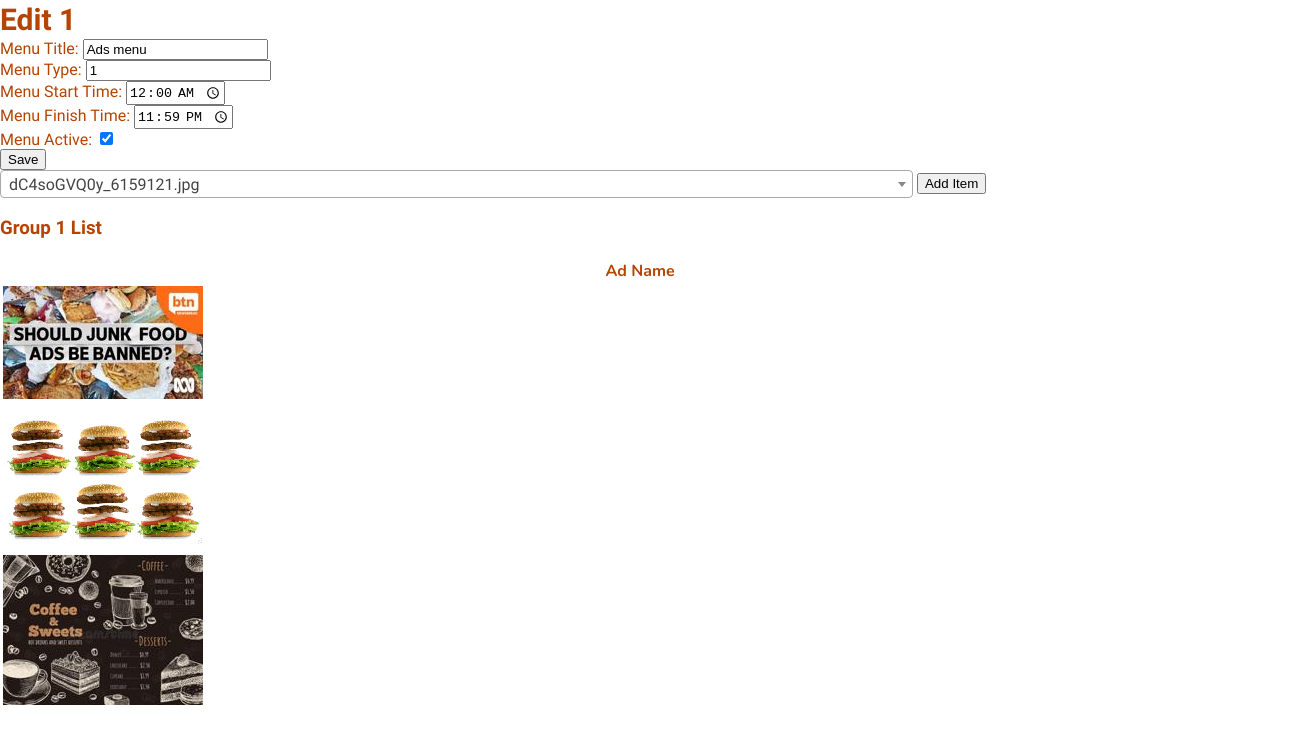
/menuSetupEdit/5 (signed in), run on an earlier commit of the app's database.
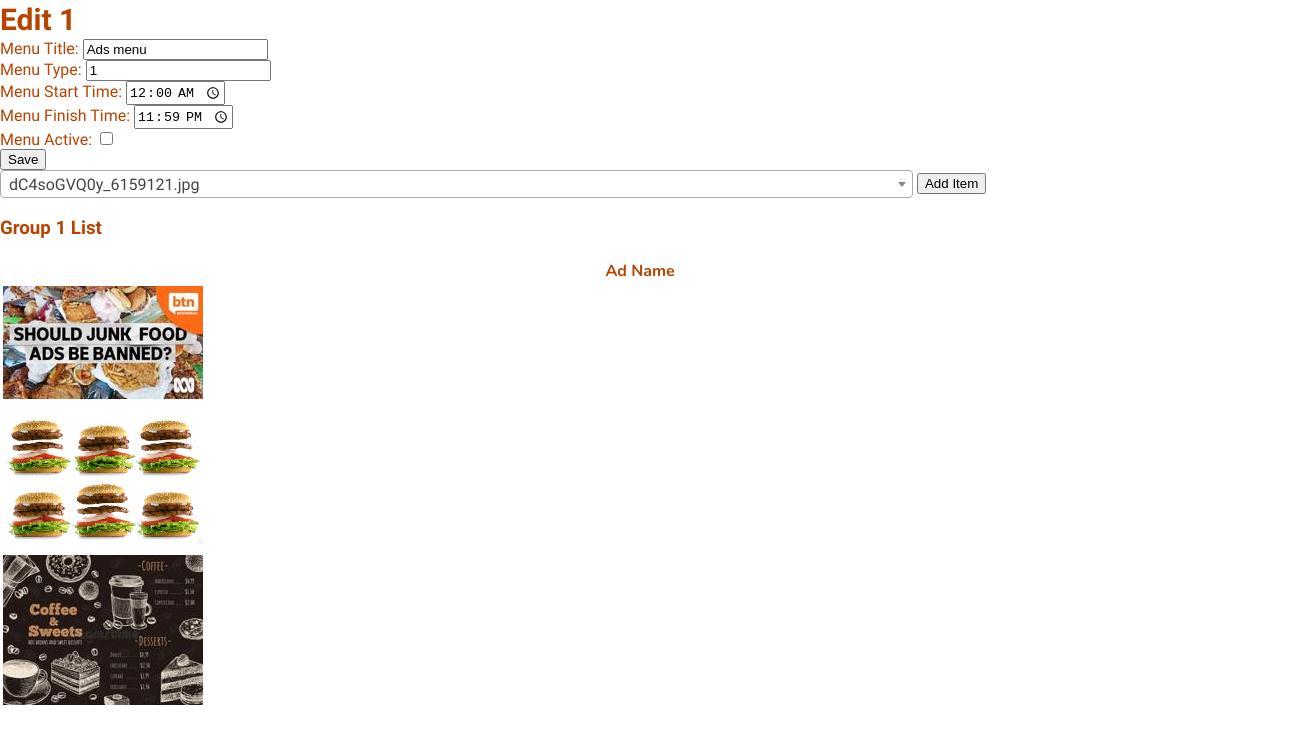
And on a later commit of the database.
### website/models.py (models this page shows)
class ShopMenus(db.Model):
    shopMenuID = db.Column(db.Integer, primary_key=True)
    displayID = db.Column(db.Integer, db.ForeignKey('displays.displayID', name='fk_shop_menus_display_id'))
    menuTypeID = db.Column(db.Integer, db.ForeignKey('menus.menuID', name='fk_shops_menus_menu_type_id'))
    menuTitle = db.Column(db.String(50), nullable=False)
    menuStartTime = db.Column(db.Time, nullable=False)
    menuFinishTime = db.Column(db.Time, nullable=False)
    menuActive = db.Column(db.Boolean, nullable=False)

### website/displays.py (the view)
@displays.route('/menuSetupEdit/<int:shopMenu_id>', methods=['GET', 'POST'])
@login_required
def menuSetupEdit(shopMenu_id):
    shopMenuID = shopMenu_id
    user = current_user
    items = Items.query.filter_by(primaryUserID=user.id).all()
    menuItems = MenuItems.query.filter_by(menuID=shopMenuID).order_by(asc(MenuItems.itemOrder)).all()
    ads = Advertisements.query.filter_by(primaryUserID=user.id).all()
    menuAds = ShopAds.query.filter_by(menuID=shopMenuID).order_by(asc(ShopAds.adOrder)).all()
    shopMenus = ShopMenus.query.all()
    shopMenu = ShopMenus.query.get(shopMenuID)
    newMenuActive_alt = 'on' if shopMenu.menuActive else 'off'
    match shopMenu.menuTypeID:
        case 1:
            if request.method == 'POST':
                form_type = request.form.get('form_type')
                if form_type == 'menu_setup_edit':
                    shopMenu.menuTitle = request.form.get('newMenuTitle')
                    shopMenu.menuType = request.form.get('newMenuType')
                    newMenuStartTime_alt = request.form.get('newMenuStartTime')
                    if len(newMenuStartTime_alt) > 5:
                        shopMenu.menuStartTime = datetime.strptime(newMenuStartTime_alt, '%H:%M:%S').time()
                    else:
                        shopMenu.menuStartTime = datetime.strptime(newMenuStartTime_alt, '%H:%M').time()
                    newMenuFinishTime_alt = request.form.get('newMenuFinishTime')
                    if len(newMenuFinishTime_alt) > 5:
                        shopMenu.menuFinishTime = datetime.strptime(newMenuFinishTime_alt, '%H:%M:%S').time()
                    else:
                        shopMenu.menuFinishTime = datetime.strptime(newMenuFinishTime_alt, '%H:%M').time()
                    newMenuActive_alt = request.form.get('newMenuActive_alt')
                    shopMenu.menuActive = True if newMenuActive_alt == 'on' else False
                    db.session.commit()
                    return redirect(url_for('displays.menuSetup',
                                            display_id=shopMenu.displayID))
                elif form_type == 'add_menu_ads':
                    adIDs = request.form.getlist('ad')
                    for i, adID in enumerate(adIDs, 1):
                        print(i)
                        ad = ShopAds(menuID=shopMenuID,
                                    adID=adID,
                                    adOrder=i)
                        db.session.add(ad)
                    db.session.commit()
                    return redirect(url_for('displays.menuSetupEdit',
                                            shopMenu_id=shopMenuID))
            return render_template("menuSetupEdit1.html",
                                   user=user,
                                   shopMenus=shopMenus,
                                   shopMenu=shopMenu,
                                   newMenuActive_alt=newMenuActive_alt,
                                   menuItems=menuItems,
                                   menuAds=menuAds,
                                   items=items,
                                   ads=ads)
        case 2:
            pass
        case 3:
            if request.method == 'POST':
                form_type = request.form.get('form_type')
                if form_type == 'menu_setup_edit':
                    shopMenu.menuTitle = request.form.get('newMenuTitle')
                    shopMenu.menuType = request.form.get('newMenuType')
                    newMenuStartTime_alt = request.form.get('newMenuStartTime')
                    if len(newMenuStartTime_alt) > 5:
                        shopMenu.menuStartTime = datetime.strptime(newMenuStartTime_alt, '%H:%M:%S').time()
                    else:
                        shopMenu.menuStartTime = datetime.strptime(newMenuStartTime_alt, '%H:%M').time()
                    newMenuFinishTime_alt = request.form.get('newMenuFinishTime')
                    if len(newMenuFinishTime_alt) > 5:
                        shopMenu.menuFinishTime = datetime.strptime(newMenuFinishTime_alt, '%H:%M:%S').time()
                    else:
                        shopMenu.menuFinishTime = datetime.strptime(newMenuFinishTime_alt, '%H:%M').time()
                    newMenuActive_alt = request.form.get('newMenuActive_alt')
                    shopMenu.menuActive = True if newMenuActive_alt == 'on' else False
                    db.session.commit()
                    return redirect(url_for('displays.menuSetup',
                                            display_id=shopMenu.displayID))
                elif form_type == 'add_menu_item':
                    itemIDs = request.form.getlist('item')
                    groupID = 1
                    for i, itemID in enumerate(itemIDs, 1):
                        menuItem = MenuItems(menuID=shopMenuID,
                                             itemID=itemID,
                                             groupID=groupID,
                                             itemOrder=i)
                        db.session.add(menuItem)
                    db.session.commit()
                    return redirect(url_for('displays.menuSetupEdit',
                                            shopMenu_id=shopMenuID))
            return render_template("menuSetupEdit3.html",
                                   user=user,
                                   shopMenus=shopMenus,
                                   shopMenu=shopMenu,
                                   newMenuActive_alt=newMenuActive_alt,
                                   menuItems=menuItems,
                                   menuAds=menuAds,
                                   items=items)
        case _:
            pass

### website/__init__.py (called while the page is built)
def create_app():
    app = Flask(__name__)
    app.config['SECRET_KEY'] = 'itAlwaysWorksInTheEnd'
    app.config['SQLALCHEMY_DATABASE_URI'] = f'sqlite:///{DB_NAME}'
    db.init_app(app)
    migrate.init_app(app, db)
    app.config['UPLOAD_FOLDER'] = UPLOAD_FOLDER
    from .views import views
    from .displays import displays
    from .auth import auth
    from .adsControl import adsControl
    app.register_blueprint(views, url_prefix='/')
    app.register_blueprint(displays, url_prefix='/')
    app.register_blueprint(auth, url_prefix='/')
    app.register_blueprint(adsControl, url_prefix='/')
    login_manager = LoginManager()
    login_manager.login_view = 'auth.login'
    login_manager.init_app(app)
    @login_manager.user_loader
    def load_user(id):
        from .models import Users
        return Users.query.get(int(id))
    return app

### website/templates/menuSetupEdit1.html (shortened to what this page needs)
{% extends "base.html" %} {% block title %}Menu Setup{% endblock %}
{% block content %}
    <h2>Edit 1</h2>
    <form method="POST" action="{{ url_for('displays.menuSetupEdit', shopMenu_id=shopMenu.shopMenuID) }}">
        <div class="form-group">
            <label for="newMenuTitle">Menu Title:</label>
            <input type="text" class="form-control" id="newMenuTitle" name="newMenuTitle" value="{{ shopMenu.menuTitle }}">
        </div>
        <div class="form-group">
            <label for="newMenuTypeID">Menu Type:</label>
            <input type="text" class="form-control" id="newMenuTypeID" name="newMenuTypeID" value="{{ shopMenu.menuTypeID }}">
        </div>
        <div class="form-group">
            <label for="newMenuStartTime">Menu Start Time:</label>
            <input type="time" class="form-control" id="newMenuStartTime" name="newMenuStartTime" value="{{ shopMenu.menuStartTime }}">
        </div>
        <div class="form-group">
            <label for="newMenuFinishTime">Menu Finish Time:</label>
            <input type="time" class="form-control" id="newMenuFinishTime" name="newMenuFinishTime" value="{{ shopMenu.menuFinishTime }}">
        </div>
        <div class="form-group">
            <label for="newMenuActive_alt">Menu Active:</label>
            <input type="checkbox" class="form-control" id="newMenuActive_alt" name="newMenuActive_alt" {% if shopMenu.menuActive %}checked{% endif %}>
        </div>
        <button type="submit" class="btn btn-primary">Save</button>
    </form>
    {% if shopMenu.menuTypeID == 1 %}
        <form method="POST" action="{{ url_for('displays.menuSetupEdit', shopMenu_id=shopMenu.shopMenuID) }}">
            <input type="submit" value="Add Item">
        </form>
        <div id="sortable-ad">
            <h3>Group 1 List</h3>
            <table>
                <thead>
                    <tr>
                        <th>Ad Name</th>
                    </tr>
                </thead>
                <tbody>
                {% for menuAd in menuAds %}
                    <tr  class="menu-ad-row" data-menuadid="{{ menuAd.menuAdID }}">
                        <td><img src="{{ url_for('static', filename= 'adverts/thumbnails/' + menuAd.advertisement.thumbnail_path.split('/')[-1]) }}" alt="{{ menuAd.advertisement.adName }}"></td>
                    </tr>
                {% endfor %}
                </tbody>
            </table>
        </div>
    {% endif %}
{% endblock %}

What changed in the data, as far as the page shows it:
changed ShopMenus "Ads menu": menuActive "☑" → "☐"
